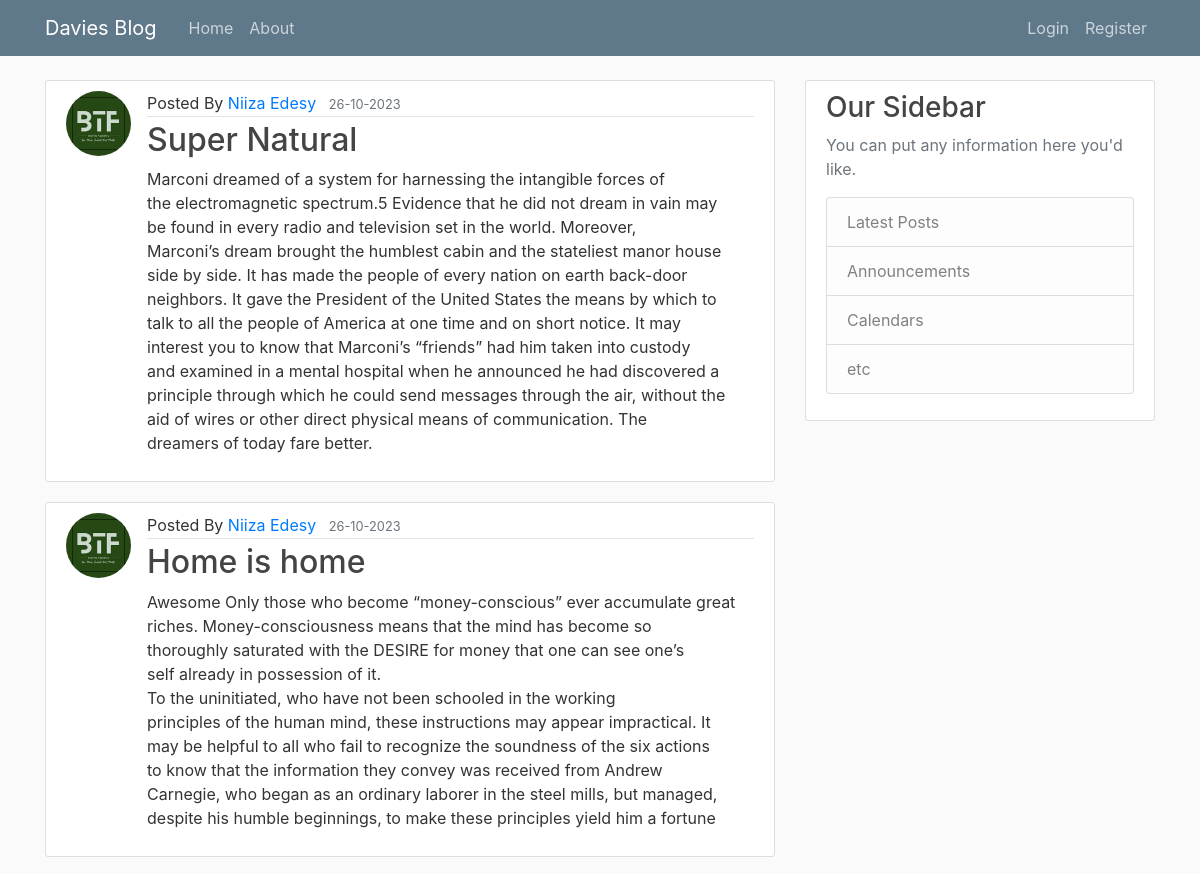
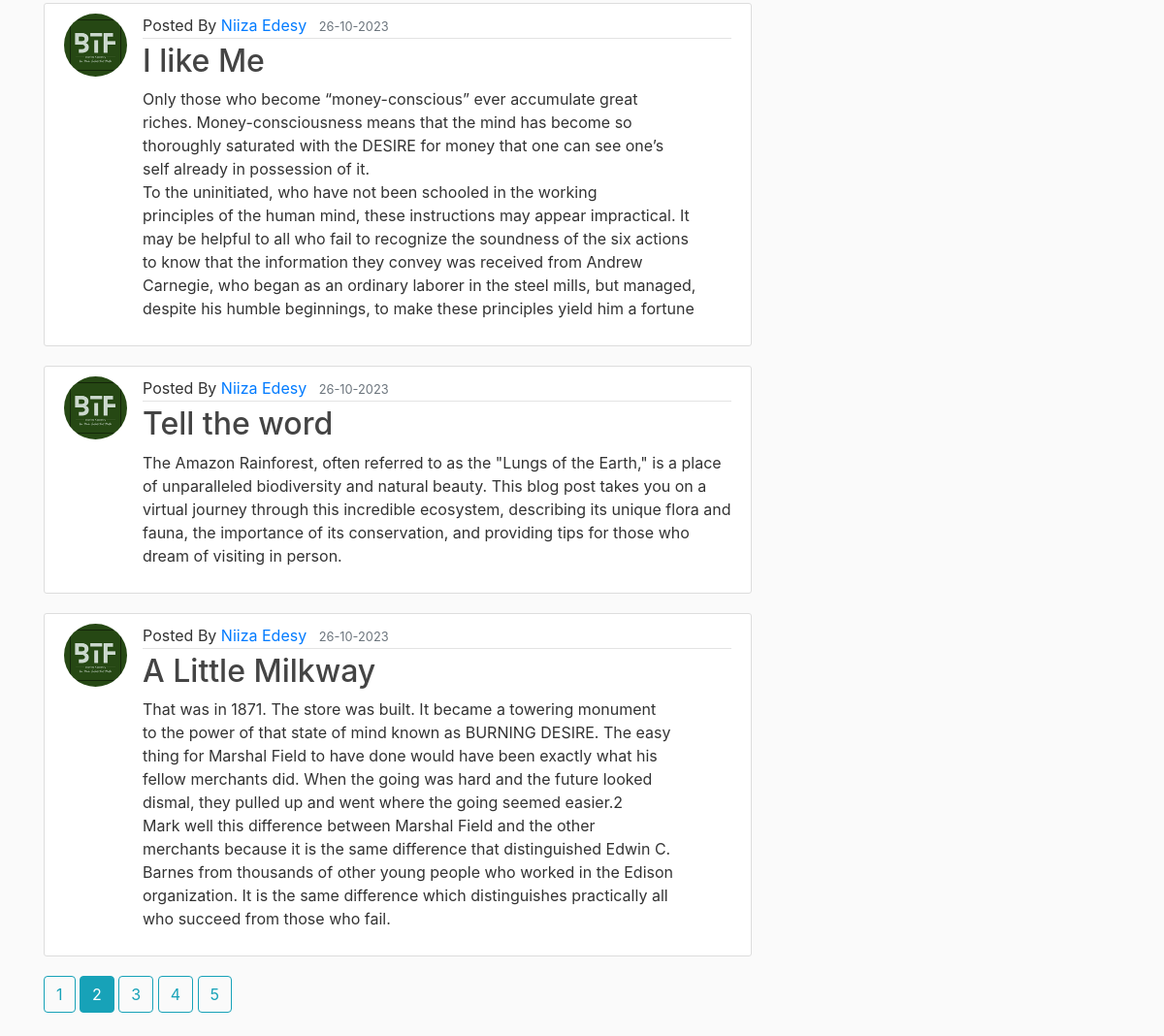
The page /home?page=2 on the database its author committed (2 pictures, top to bottom).
### DaviesBlog/models.py (models this page shows, shortened)
class Post(db.Model, UserMixin):
    id = db.Column(db.Integer, primary_key=True)
    title = db.Column(db.String(100), nullable=False)
    date_posted = db.Column(db.DateTime, nullable=False, default=datetime.utcnow)
    content = db.Column(db.Text, nullable=False)
    user_id = db.Column(db.Integer, db.ForeignKey('user.id'), nullable=False)

class User(db.Model, UserMixin):
    id = db.Column(db.Integer, primary_key=True)
    username = db.Column(db.String(20), unique=True, nullable=False)
    email = db.Column(db.String(120), unique=True, nullable=False)
    image_file = db.Column(db.String(20), nullable=False, default='default.jpg')
    password = db.Column(db.String(60), nullable=False)
    posts = db.relationship('Post', backref='author', lazy=True)

### DaviesBlog/main/routes.py (the view)
@main.route("/")
@main.route("/home")
def home():
    page = request.args.get('page', 1, type=int)
    posts = Post.query.order_by(Post.date_posted.desc()).paginate(page=page,  per_page=5)
    return render_template('home.html', posts=posts)

### DaviesBlog/templates/home.html
{% extends "layout.html" %}
    {% block content %}
       {% for post in posts.items  %}
        <article class="media content-section">
            <img class="rounded-circle article-img" src="{{ url_for('static', filename='profile_pics/' + post.author.image_file) }}" alt="">
            <div class="media-body">
                <div class="article-metadata">
                   Posted By <a class="mr-2" href="{{ url_for('users.user_posts', username=post.author.username) }}">{{ post.author.username }}</a>
                    <small class="text-muted">{{ post.date_posted.strftime('%d-%m-%Y ') }}</small>
                </div>
                <h2><a class="article-title" href="{{url_for('posts.post', post_id=post.id)}}">{{ post.title }}</a></h2>
                <p class="article-content">{{ post.content }}</p>
            </div>
        </article>
        {% endfor %}
        {% for page_num in posts.iter_pages(left_edge=1, right_edge=1, left_current=1, right_current=2) %}
            {% if page_num %}
                {% if posts.page == page_num %}
                    <a class="btn  btn-info mb-4" href="{{ url_for('main.home', page=page_num) }}">{{ page_num }}</a>
                {% else %}
                    <a class="btn btn-outline-info mb-4" href="{{ url_for('main.home', page=page_num) }}">{{ page_num }}</a>
                {% endif %}
            {% else %}
                ...
            {% endif %}
        {% endfor %}
    {% endblock content %}

### DaviesBlog/static/main.css (style rules this page uses)
body { background: #fafafa; color: #333333; margin-top: 5rem; }
h1, h2, h3, h4, h5, h6 { color: #444444; }
.content-section { background: #ffffff; padding: 10px 20px; border: 1px solid #dddddd; border-radius: 3px; margin-bottom: 20px; }
.article-title { color: #444444; }
.article-content { white-space: pre-line; }
.article-img { height: 65px; width: 65px; margin-right: 16px; }
.article-metadata { padding-bottom: 1px; margin-bottom: 4px; border-bottom: 1px solid #e3e3e3 }

### rows shown on the page
Post: image_file (picture), author.username "Niiza Edesy", date_posted "26-10-2023", title "Super Natural", content "Marconi dreamed of a system for harnessing the intangible forces of the electromagnetic spectrum.5 Evidence that he did not dream in vain may be found in every radio and television set in the world. Moreover, Marconi’s dream brought the humblest cabin and the stateliest manor house side by side. It has made the people of every nation on earth back-door neighbors. It gave the President of the United States the means by which to talk to all the people of America at one time and on short notice. It may interest you to know that Marconi’s “friends” had him taken into custody and examined in a mental hospital when he announced he had discovered a principle through which he could send messages…"
Post: image_file (picture), author.username "Niiza Edesy", date_posted "26-10-2023", title "Home is home", content "Awesome Only those who become “money-conscious” ever accumulate great riches. Money-consciousness means that the mind has become so thoroughly saturated with the DESIRE for money that one can see one’s self already in possession of it. To the uninitiated, who have not been schooled in the working principles of the human mind, these instructions may appear impractical. It may be helpful to all who fail to recognize the soundness of the six actions to know that the information they convey was received from Andrew Carnegie, who began as an ordinary laborer in the steel mills, but managed, despite his humble beginnings, to make these principles yield him a fortune"
Post: image_file (picture), author.username "Niiza Edesy", date_posted "26-10-2023", title "I like Me", content "Only those who become “money-conscious” ever accumulate great riches. Money-consciousness means that the mind has become so thoroughly saturated with the DESIRE for money that one can see one’s self already in possession of it. To the uninitiated, who have not been schooled in the working principles of the human mind, these instructions may appear impractical. It may be helpful to all who fail to recognize the soundness of the six actions to know that the information they convey was received from Andrew Carnegie, who began as an ordinary laborer in the steel mills, but managed, despite his humble beginnings, to make these principles yield him a fortune"
Post: image_file (picture), author.username "Niiza Edesy", date_posted "26-10-2023", title "Tell the word", content "The Amazon Rainforest, often referred to as the \"Lungs of the Earth,\" is a place of unparalleled biodiversity and natural beauty. This blog post takes you on a virtual journey through this incredible ecosystem, describing its unique flora and fauna, the importance of its conservation, and providing tips for those who dream of visiting in person."
Post: image_file (picture), author.username "Niiza Edesy", date_posted "26-10-2023", title "A Little Milkway", content "That was in 1871. The store was built. It became a towering monument to the power of that state of mind known as BURNING DESIRE. The easy thing for Marshal Field to have done would have been exactly what his fellow merchants did. When the going was hard and the future looked dismal, they pulled up and went where the going seemed easier.2 Mark well this difference between Marshal Field and the other merchants because it is the same difference that distinguished Edwin C. Barnes from thousands of other young people who worked in the Edison organization. It is the same difference which distinguishes practically all who succeed from those who fail."

### other values the page prints
{{ page_num }} "1" "3" "4" "5"
{{ page_num }} "2"
